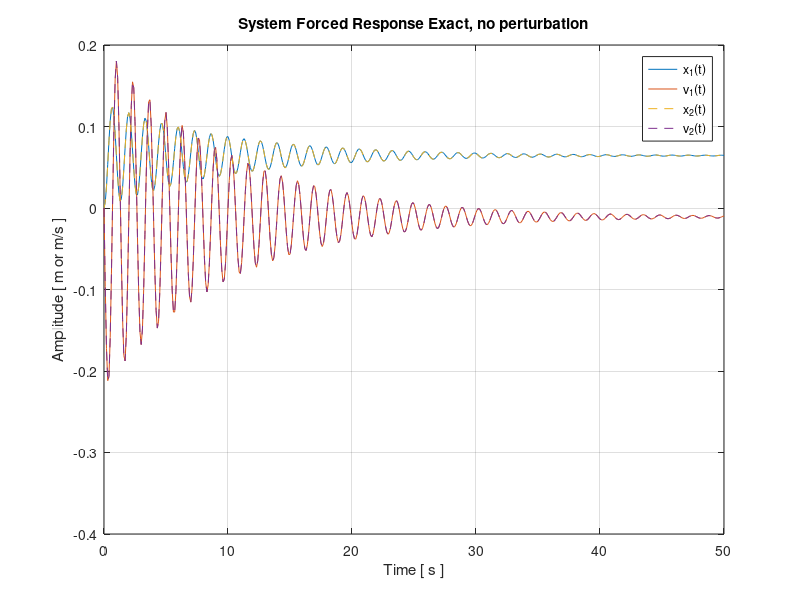
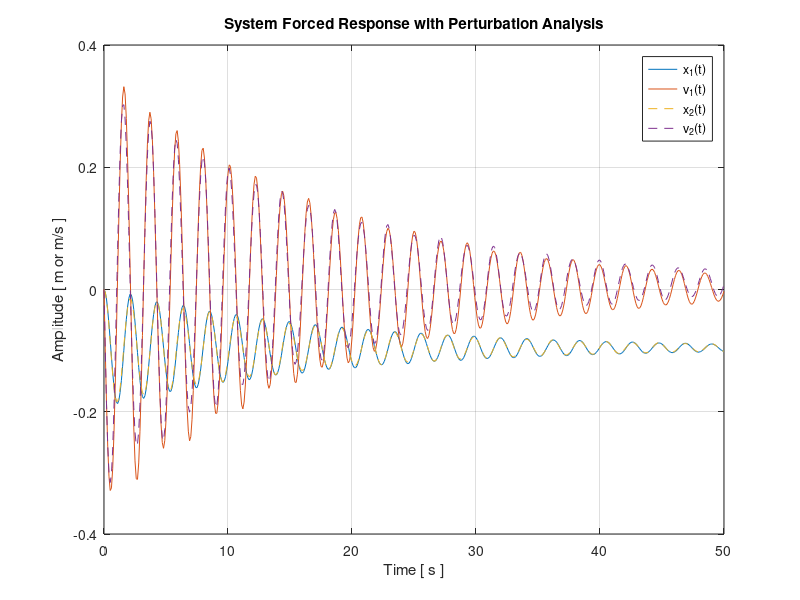
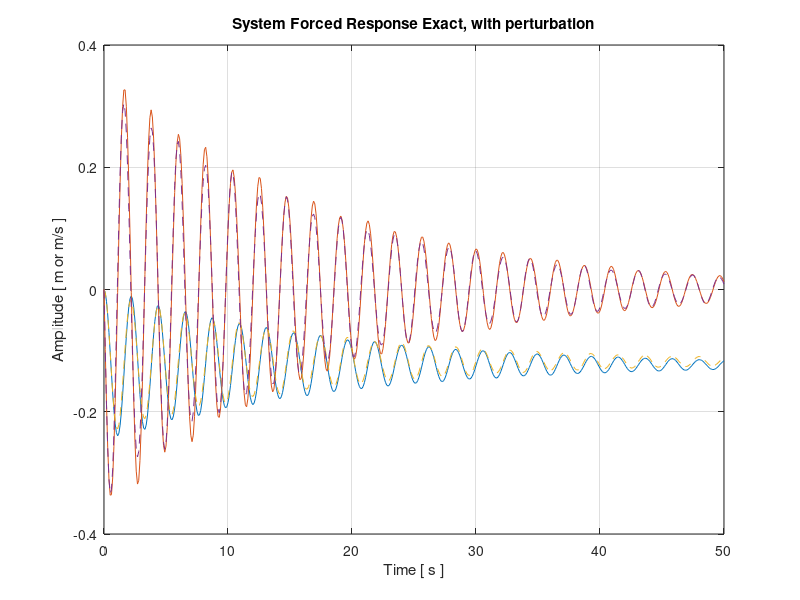

Reproduce these figures in MATLAB, in order.
%% E176 Final Project
% Perturbation Method for Dynamical Systems
% Daniel Nguyen and Austin Chun

% System constants
m1 = 1; m2 = 1;                     % kg
kc1 = 5.8; kc2 = 5.8; kc3 = 5.8;     % N/m
k1 = 5; k2 = 5;                     % N/m
c1 = 0.2; c2 = 0.2;                 % Ns/m

F0 = 1; % Arbitray constant
f1 = F0; f2 = F0;

% Define number of STATES in the system
N = 4;

% GE Matrix form
A = [0,     1,      0,      0;
    -(k1+kc1+kc2)/m1, -c1/m1,   kc2/m1,     0;
    0,      0,      0,      1;
    kc2/m2,    0,   -(k2+kc2+kc3)/m2,      -c2/m2];
B = eye(4);
f = [0; f1; 0; f2];


% Solve for Eigegnvalues/vetors
[U,D] = eig(A);
% Sort eigenvalues/vectors for 
[~,perm]=sort(diag(D));
D = D(perm,perm);
U = U(:,perm);

[V,D] = eig(A.');
%[~,perm]=sort(diag(D));
V = V(:,perm);

lam = diag(D);

% Normalize vectors
VtU = V.'*U;
for i = 1:N
    U(:,i) = U(:,i) / sqrt(VtU(i,i));
    V(:,i) = V(:,i) / sqrt(VtU(i,i));
end

% Forcing function 
Q = V.' * B*f;

t = 0:0.1:50;
eta = zeros(N, length(t));
for i = 1:N
   eta(i,:) = Q(i)/lam(i) * (1 - exp(lam(i)*t)); 
end

% Solve for x from decouple eta's
x = U*eta;

% Plotting
figure(1)
%subplot(3,1,1)
plot(t,x(1,:), t,x(2,:), t,x(3,:),'--', t,x(4,:),'--')
xlabel('Time [ s ]')
ylabel('Amplitude [ m or m/s ]')
title('System Forced Response Exact, no perturbation')
grid on
legend('x_1(t)','v_1(t)','x_2(t)','v_2(t)')
set(gcf,'color','white')


%%%%%%%%%%%%%%%%%%%
%% Perturbation %%
%%%%%%%%%%%%%%%%%%%
% Deviations in system parameters
dm1 = 0.3229; dm2 = 0.2253; dkc1 = -0.1556;
dkc2 = 0.0917; dkc3 = -0.1843; dk1 = -0.1448;
dk2 = 0.0531; dc1 = 0.0199; dc2 = -0.1476;

% Recalulate system parameters
m1=m1+dm1; m2=m2+dm2; kc1=kc1+dkc1;
kc2=kc2+dkc2; kc3=kc3+dkc3; k1=k1+dk1;
k2=k2+dk2; c1=c1+dc1; c2=c2+dc2;

% Calculate new A
A_o = A; % Label old one as old
A = [0,     1,      0,      0;
    -(k1+kc1+kc2)/m1, -c1/m1,   kc2/m1,     0;
    0,      0,      0,      1;
    kc2/m2,    0,   -(k2+kc2+kc3)/m2,      -c2/m2];
% Determine the deviation matrix
dA = A - A_o;


%%%%%%%%%%%%%%%%%%%%%%%%%%%%%
%% Perturbation Analysis %%
%%%%%%%%%%%%%%%%%%%%%%%%%%%%%

%% Calculate deviations in eigenvalues/vectors
lam_o = lam;
U_o = U;
V_o = V;

% New Eigenvalues
lam = zeros(1,N);
for i = 1:N
   lam(i) = lam_o(i) + V_o(:,i).' * dA * U_o(:,i);
end

% New Eigenvectors
U = zeros(N,N);
for i = 1:N
    dU = 0;
    for k = 1:N
        if(k ~= i)
            dU = dU + ( V_o(:,k).' * dA * U_o(:,i)) / (lam_o(i) - lam_o(k)) * U_o(:,k); 
        end
    end
    U(:,i) = U_o(:,i) + dU;
end

V = zeros(N,N);
for i = 1:N
    dV = 0;
    for k = 1:N
        if(k ~= i)
            dV = dV + ( V_o(:,i).' * dA * U_o(:,k)) / (lam_o(i) - lam_o(k)) * V_o(:,k); 
        end
    end
    V(:,i) = V_o(:,i) + dV;
end

% Normalize vectors
VtU = V.'*U;
for i = 1:N
    U(:,i) = U(:,i) / sqrt(VtU(i,i));
    V(:,i) = V(:,i) / sqrt(VtU(i,i));
end

% Extract new, more precise eigenvalues
D = V.' * A * U;
lam = diag(D);

%% Recalculate system response

% Forcing function 
Q = V.' * B*f;

t = 0:0.1:50;
eta = zeros(N, length(t));
for i = 1:N
   eta(i,:) = Q(i)/lam(i) * (1 - exp(lam(i)*t)); 
end

% Solve for x from decouple eta's
x = U*eta;

% Plotting
figure(2)
%subplot(3,1,2)
plot(t,x(1,:), t,x(2,:), t,x(3,:),'--', t,x(4,:),'--')
xlabel('Time [ s ]')
ylabel('Amplitude [ m or m/s ]')
title('System Forced Response with Perturbation Analysis')
grid on
legend('x_1(t)','v_1(t)','x_2(t)','v_2(t)')
set(gcf,'color','white')

%%%%%%%%%%%%%%%%%%%%%%%%%%%%%%%%%%%%%%%%%%%
%% Exact Solution to Perturbed System %%
%%%%%%%%%%%%%%%%%%%%%%%%%%%%%%%%%%%%%%%%%%%

% Solve for Eigegnvalues/vetors
[U_exact,D_exact] = eig(A);
% Sort eigenvalues/vectors for 
[~,perm]=sort(diag(D_exact));
D_exact = D_exact(perm,perm);
U_exact = U_exact(:,perm);

[V_exact,D] = eig(A.');
[~,perm]=sort(diag(D));
V_exact = V_exact(:,perm);

lam_exact = diag(D_exact);



% Normalize vectors
VtU = V_exact.'*U_exact;
for i = 1:N
    U_exact(:,i) = U_exact(:,i) / sqrt(VtU(i,i));
    V_exact(:,i) = V_exact(:,i) / sqrt(VtU(i,i));
end


% Forcing function 
Q = V_exact.' * B*f;

t = 0:0.1:50;
eta = zeros(N, length(t));
for i = 1:N
   eta(i,:) = Q(i)/lam_exact(i) * (1 - exp(lam_exact(i)*t)); 
end

% Solve for x from decouple eta's
x = U_exact*eta;

% Plotting
figure(3)
%subplot(3,1,3)
plot(t,x(1,:), t,x(2,:), t,x(3,:),'--', t,x(4,:),'--')
xlabel('Time [ s ]')
ylabel('Amplitude [ m or m/s ]')
title('System Forced Response Exact, with perturbation')
grid on
set(gcf,'color','white')







